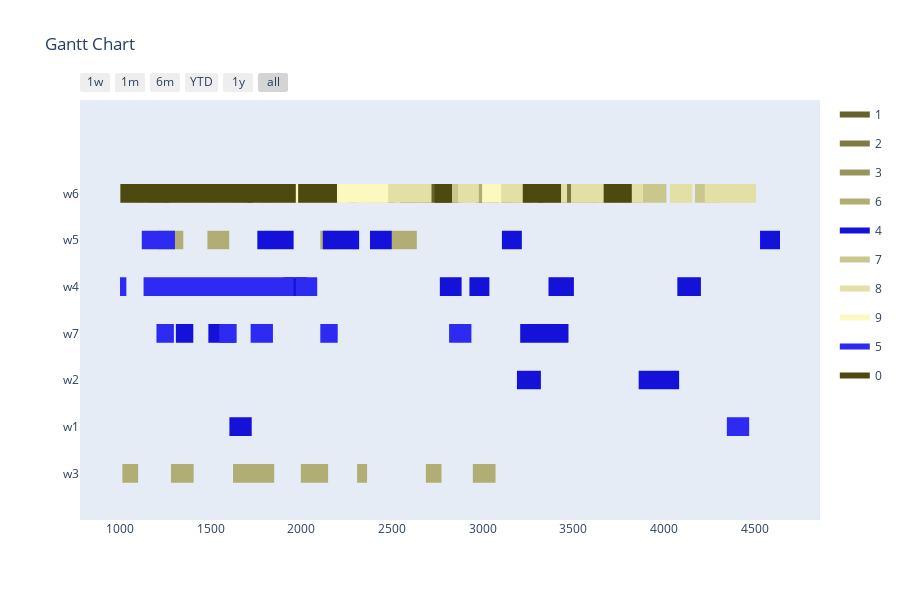

Write notebook code for a chart like this one.
### Markdown cell above
Config 4 - Randomized Mutation with "open" Planning Horizon

### Code cell
optimizer = BaseGA(env)
optimizer.configure('tardiness', 'twopointcrossover', 'roulettewheel', 'randomize')
last_time_slot = 0
for order in orders:
    if order[1] > last_time_slot:
        last_time_slot = order[1]
# all parameters after offspring_amount are optional (in this case -> verbose=True)
result, best_fitness_history, average_fitness_history, best_generation_history, feasible_gen = optimizer.optimize(orders, max_generations, earliest_time_slot, last_time_slot, population_size, offspring_amount, verbose=True)
workstation_assignments = reformat_result(result, orders, env)
visualize(workstation_assignments, best_fitness_history, average_fitness_history, best_generation_history, feasible_gen)

### Figure 1 — Plotly figure (JSON) as saved in the notebook; plotly's stock layout.template omitted (floating-point values rounded to 4 significant figures; data arrays with more than 128 entries replaced by an {"elided": "..."} marker saying what was removed)
{"data": [{"fill": "toself", "fillcolor": "rgb(101, 99, 41)", "hoverinfo": "name", "legendgroup": "rgb(101, 99, 41)", "mode": "none", "name": "1", "type": "scatter", "x": [2667, 2787, 2787, 2667, 2667, 1083, 1203, 1203, 1083, 1083, 579, 764, 764, 579, 579, 1486, 1671, 1671, 1486, 1486, 1569, 1679, 1679, 1569, 1569, 219, 339, 339, 219, 219, 2708, 2805, 2805, 2708, 2708, 1954, 2144, 2144, 1954, 1954, 2740, 2890, 2890, 2740, 2740, 716, 803, 803, 716, 716, 497, 612, 612, 497, 497, 648, 828, 828, 648, 648, 2083, 2203, 2203, 2083, 2083, 534, 654, 654, 534, 534, 2962, 3092, 3092, 2962, 2962, 1135, 1245, 1245, 1135, 1135, 281, 471, 471, 281, 281, 2543, 2663, 2663, 2543, 2543, 590, 710, 710, 590, 590, 438, 623, 623, 438, 438, 2377, 2502, 2502, 2377, 2377, 1853, 2013, 2013, 1853, 1853, 642, 752, 752, 642], "y": [5.8, 5.8, 6.2, 6.2, null, 5.8, 5.8, 6.2, 6.2, null, 5.8, 5.8, 6.2, 6.2, null, 5.8, 5.8, 6.2, 6.2, null, 5.8, 5.8, 6.2, 6.2, null, 5.8, 5.8, 6.2, 6.2, null, 5.8, 5.8, 6.2, 6.2, null, 5.8, 5.8, 6.2, 6.2, null, 5.8, 5.8, 6.2, 6.2, null, 5.8, 5.8, 6.2, 6.2, null, 5.8, 5.8, 6.2, 6.2, null, 5.8, 5.8, 6.2, 6.2, null, 5.8, 5.8, 6.2, 6.2, null, 5.8, 5.8, 6.2, 6.2, null, 5.8, 5.8, 6.2, 6.2, null, 5.8, 5.8, 6.2, 6.2, null, 5.8, 5.8, 6.2, 6.2, null, 5.8, 5.8, 6.2, 6.2, null, 5.8, 5.8, 6.2, 6.2, null, 5.8, 5.8, 6.2, 6.2, null, 5.8, 5.8, 6.2, 6.2, null, 5.8, 5.8, 6.2, 6.2, null, 5.8, 5.8, 6.2, 6.2]}, {"fill": "toself", "fillcolor": "rgb(126, 124, 66)", "hoverinfo": "name", "legendgroup": "rgb(126, 124, 66)", "mode": "none", "name": "2", "type": "scatter", "x": [3549, 3729, 3729, 3549, 3549, 966, 1126, 1126, 966, 966, 285, 400, 400, 285, 285, 3084, 3274, 3274, 3084, 3084, 2152, 2214, 2214, 2152, 2152, 1093, 1246, 1246, 1093, 1093, 1862, 1977, 1977, 1862, 1862, 3304, 3429, 3429, 3304, 3304, 3815, 3871, 3871, 3815, 3815, 2261, 2381, 2381, 2261, 2261, 321, 451, 451, 321, 321, 1421, 1551, 1551, 1421, 1421, 281, 471, 471, 281, 281, 1832, 1982, 1982, 1832, 1832, 3365, 3525, 3525, 3365, 3365, 3480, 3595, 3595, 3480, 3480, 1533, 1620, 1620, 1533, 1533, 601, 751, 751, 601, 601, 1243, 1363, 1363, 1243, 1243, 1167, 1317, 1317, 1167, 1167, 331, 427, 427, 331, 331, 313, 409, 409, 313, 313, 3494, 3604, 3604, 3494], "y": [5.8, 5.8, 6.2, 6.2, null, 5.8, 5.8, 6.2, 6.2, null, 5.8, 5.8, 6.2, 6.2, null, 5.8, 5.8, 6.2, 6.2, null, 5.8, 5.8, 6.2, 6.2, null, 5.8, 5.8, 6.2, 6.2, null, 5.8, 5.8, 6.2, 6.2, null, 5.8, 5.8, 6.2, 6.2, null, 5.8, 5.8, 6.2, 6.2, null, 5.8, 5.8, 6.2, 6.2, null, 5.8, 5.8, 6.2, 6.2, null, 5.8, 5.8, 6.2, 6.2, null, 5.8, 5.8, 6.2, 6.2, null, 5.8, 5.8, 6.2, 6.2, null, 5.8, 5.8, 6.2, 6.2, null, 5.8, 5.8, 6.2, 6.2, null, 5.8, 5.8, 6.2, 6.2, null, 5.8, 5.8, 6.2, 6.2, null, 5.8, 5.8, 6.2, 6.2, null, 5.8, 5.8, 6.2, 6.2, null, 5.8, 5.8, 6.2, 6.2, null, 5.8, 5.8, 6.2, 6.2, null, 5.8, 5.8, 6.2, 6.2]}, {"fill": "toself", "fillcolor": "rgb(151, 149, 91)", "hoverinfo": "name", "legendgroup": "rgb(151, 149, 91)", "mode": "none", "name": "3", "type": "scatter", "x": [412, 637, 637, 412, 412, 1376, 1590, 1590, 1376, 1376, 1239, 1375, 1375, 1239, 1239, 746, 882, 882, 746, 746, 1583, 1719, 1719, 1583, 1583, 2382, 2518, 2518, 2382, 2382, 1177, 1243, 1243, 1177, 1177, 1244, 1320, 1320, 1244, 1244, 1615, 1760, 1760, 1615, 1615, 1983, 2148, 2148, 1983, 1983, 1936, 2012, 2012, 1936, 1936, 1189, 1414, 1414, 1189, 1189, 2341, 2437, 2437, 2341, 2341, 2355, 2519, 2519, 2355, 2355, 2039, 2105, 2105, 2039], "y": [5.8, 5.8, 6.2, 6.2, null, 5.8, 5.8, 6.2, 6.2, null, 5.8, 5.8, 6.2, 6.2, null, 5.8, 5.8, 6.2, 6.2, null, 5.8, 5.8, 6.2, 6.2, null, 5.8, 5.8, 6.2, 6.2, null, 5.8, 5.8, 6.2, 6.2, null, 5.8, 5.8, 6.2, 6.2, null, 5.8, 5.8, 6.2, 6.2, null, 5.8, 5.8, 6.2, 6.2, null, 5.8, 5.8, 6.2, 6.2, null, 5.8, 5.8, 6.2, 6.2, null, 5.8, 5.8, 6.2, 6.2, null, 5.8, 5.8, 6.2, 6.2, null, 5.8, 5.8, 6.2, 6.2]}, {"fill": "toself", "fillcolor": "rgb(176, 174, 116)", "hoverinfo": "name", "legendgroup": "rgb(176, 174, 116)", "mode": "none", "name": "6", "type": "scatter", "x": [1744, 1849, 1849, 1744, 1744, 2962, 3028, 3028, 2962, 2962, 490, 640, 640, 490, 490, 2497, 2637, 2637, 2497, 2497, 1483, 1603, 1603, 1483, 1483, 1210, 1350, 1350, 1210, 1210, 2105, 2319, 2319, 2105, 2105, 1998, 2148, 2148, 1998, 1998, 1014, 1101, 1101, 1014, 1014, 2687, 2773, 2773, 2687, 2687, 1759, 1835, 1835, 1759, 1759, 758, 813, 813, 758, 758, 2308, 2363, 2363, 2308, 2308, 1282, 1407, 1407, 1282, 1282, 1667, 1754, 1754, 1667, 1667, 2946, 3071, 3071, 2946, 2946, 1747, 1833, 1833, 1747, 1747, 525, 611, 611, 525, 525, 2957, 3056, 3056, 2957, 2957, 1624, 1679, 1679, 1624, 1624, 1796, 1851, 1851, 1796], "y": [5.8, 5.8, 6.2, 6.2, null, 5.8, 5.8, 6.2, 6.2, null, 5.8, 5.8, 6.2, 6.2, null, 4.8, 4.8, 5.2, 5.2, null, 4.8, 4.8, 5.2, 5.2, null, 4.8, 4.8, 5.2, 5.2, null, 4.8, 4.8, 5.2, 5.2, null, -0.2, -0.2, 0.2, 0.2, null, -0.2, -0.2, 0.2, 0.2, null, -0.2, -0.2, 0.2, 0.2, null, -0.2, -0.2, 0.2, 0.2, null, -0.2, -0.2, 0.2, 0.2, null, -0.2, -0.2, 0.2, 0.2, null, -0.2, -0.2, 0.2, 0.2, null, -0.2, -0.2, 0.2, 0.2, null, -0.2, -0.2, 0.2, 0.2, null, -0.2, -0.2, 0.2, 0.2, null, -0.2, -0.2, 0.2, 0.2, null, -0.2, -0.2, 0.2, 0.2, null, -0.2, -0.2, 0.2, 0.2, null, -0.2, -0.2, 0.2, 0.2]}, {"fill": "toself", "fillcolor": "rgb(20, 18, 216)", "hoverinfo": "name", "legendgroup": "rgb(20, 18, 216)", "mode": "none", "name": "4", "type": "scatter", "x": [3106, 3216, 3216, 3106, 3106, 4529, 4639, 4639, 4529, 4529, 2379, 2499, 2499, 2379, 2379, 2119, 2319, 2319, 2119, 2119, 1758, 1958, 1958, 1758, 1758, 3363, 3503, 3503, 3363, 3363, 1902, 2032, 2032, 1902, 1902, 2764, 2884, 2884, 2764, 2764, 4073, 4203, 4203, 4073, 4073, 2927, 3037, 3037, 2927, 2927, 348, 458, 458, 348, 348, 3207, 3377, 3377, 3207, 3207, 3350, 3473, 3473, 3350, 3350, 1488, 1638, 1638, 1488, 1488, 1309, 1405, 1405, 1309, 1309, 3860, 4083, 4083, 3860, 3860, 3189, 3321, 3321, 3189, 3189, 1604, 1727, 1727, 1604], "y": [4.8, 4.8, 5.2, 5.2, null, 4.8, 4.8, 5.2, 5.2, null, 4.8, 4.8, 5.2, 5.2, null, 4.8, 4.8, 5.2, 5.2, null, 4.8, 4.8, 5.2, 5.2, null, 3.8, 3.8, 4.2, 4.2, null, 3.8, 3.8, 4.2, 4.2, null, 3.8, 3.8, 4.2, 4.2, null, 3.8, 3.8, 4.2, 4.2, null, 3.8, 3.8, 4.2, 4.2, null, 3.8, 3.8, 4.2, 4.2, null, 2.8, 2.8, 3.2, 3.2, null, 2.8, 2.8, 3.2, 3.2, null, 2.8, 2.8, 3.2, 3.2, null, 2.8, 2.8, 3.2, 3.2, null, 1.8, 1.8, 2.2, 2.2, null, 1.8, 1.8, 2.2, 2.2, null, 0.8, 0.8, 1.2, 1.2]}, {"fill": "toself", "fillcolor": "rgb(201, 199, 141)", "hoverinfo": "name", "legendgroup": "rgb(201, 199, 141)", "mode": "none", "name": "7", "type": "scatter", "x": [3814, 3939, 3939, 3814, 3814, 2089, 2174, 2174, 2089, 2089, 1846, 1911, 1911, 1846, 1846, 3748, 3813, 3813, 3748, 3748, 2816, 2892, 2892, 2816, 2816, 1118, 1251, 1251, 1118, 1118, 4170, 4314, 4314, 4170, 4170, 2244, 2389, 2389, 2244, 2244, 3792, 3856, 3856, 3792, 3792, 542, 606, 606, 542, 542, 3497, 3607, 3607, 3497, 3497, 523, 646, 646, 523, 523, 3627, 3749, 3749, 3627, 3627, 3869, 4013, 4013, 3869, 3869, 450, 560, 560, 450, 450, 3638, 3685, 3685, 3638, 3638, 626, 681, 681, 626, 626, 3167, 3232, 3232, 3167], "y": [5.8, 5.8, 6.2, 6.2, null, 5.8, 5.8, 6.2, 6.2, null, 5.8, 5.8, 6.2, 6.2, null, 5.8, 5.8, 6.2, 6.2, null, 5.8, 5.8, 6.2, 6.2, null, 5.8, 5.8, 6.2, 6.2, null, 5.8, 5.8, 6.2, 6.2, null, 5.8, 5.8, 6.2, 6.2, null, 5.8, 5.8, 6.2, 6.2, null, 5.8, 5.8, 6.2, 6.2, null, 5.8, 5.8, 6.2, 6.2, null, 5.8, 5.8, 6.2, 6.2, null, 5.8, 5.8, 6.2, 6.2, null, 5.8, 5.8, 6.2, 6.2, null, 5.8, 5.8, 6.2, 6.2, null, 5.8, 5.8, 6.2, 6.2, null, 5.8, 5.8, 6.2, 6.2, null, 5.8, 5.8, 6.2, 6.2]}, {"fill": "toself", "fillcolor": "rgb(226, 224, 166)", "hoverinfo": "name", "legendgroup": "rgb(226, 224, 166)", "mode": "none", "name": "8", "type": "scatter", "x": [1947, 2070, 2070, 1947, 1947, 3762, 3867, 3867, 3762, 3762, 2864, 2979, 2979, 2864, 2864, 2309, 2429, 2429, 2309, 2309, 2305, 2405, 2405, 2305, 2305, 2603, 2718, 2718, 2603, 2603, 4033, 4156, 4156, 4033, 4033, 3170, 3275, 3275, 3170, 3170, 3087, 3207, 3207, 3087, 3087, 3335, 3465, 3465, 3335, 3335, 3487, 3697, 3697, 3487, 3487, 2381, 2531, 2531, 2381, 2381, 1894, 2086, 2086, 1894, 1894, 2060, 2214, 2214, 2060, 2060, 2446, 2638, 2638, 2446, 2446, 4402, 4507, 4507, 4402, 4402, 4224, 4337, 4337, 4224, 4224, 1509, 1622, 1622, 1509, 1509, 1739, 1949, 1949, 1739, 1739, 3572, 3722, 3722, 3572, 3572, 2454, 2608, 2608, 2454, 2454, 3764, 3884, 3884, 3764, 3764, 4268, 4413, 4413, 4268], "y": [5.8, 5.8, 6.2, 6.2, null, 5.8, 5.8, 6.2, 6.2, null, 5.8, 5.8, 6.2, 6.2, null, 5.8, 5.8, 6.2, 6.2, null, 5.8, 5.8, 6.2, 6.2, null, 5.8, 5.8, 6.2, 6.2, null, 5.8, 5.8, 6.2, 6.2, null, 5.8, 5.8, 6.2, 6.2, null, 5.8, 5.8, 6.2, 6.2, null, 5.8, 5.8, 6.2, 6.2, null, 5.8, 5.8, 6.2, 6.2, null, 5.8, 5.8, 6.2, 6.2, null, 5.8, 5.8, 6.2, 6.2, null, 5.8, 5.8, 6.2, 6.2, null, 5.8, 5.8, 6.2, 6.2, null, 5.8, 5.8, 6.2, 6.2, null, 5.8, 5.8, 6.2, 6.2, null, 5.8, 5.8, 6.2, 6.2, null, 5.8, 5.8, 6.2, 6.2, null, 5.8, 5.8, 6.2, 6.2, null, 5.8, 5.8, 6.2, 6.2, null, 5.8, 5.8, 6.2, 6.2, null, 5.8, 5.8, 6.2, 6.2]}, {"fill": "toself", "fillcolor": "rgb(251, 249, 191)", "hoverinfo": "name", "legendgroup": "rgb(251, 249, 191)", "mode": "none", "name": "9", "type": "scatter", "x": {"elided": "134 int values"}, "y": {"elided": "134 float values"}}, {"fill": "toself", "fillcolor": "rgb(45, 43, 241)", "hoverinfo": "name", "legendgroup": "rgb(45, 43, 241)", "mode": "none", "name": "5", "type": "scatter", "x": [420, 525, 525, 420, 420, 602, 712, 712, 602, 602, 642, 762, 762, 642, 642, 1121, 1226, 1226, 1121, 1121, 1184, 1304, 1304, 1184, 1184, 1001, 1131, 1131, 1001, 1001, 906, 1036, 1036, 906, 906, 1958, 2088, 2088, 1958, 1958, 1548, 1644, 1644, 1548, 1548, 1202, 1298, 1298, 1202, 1202, 2815, 2938, 2938, 2815, 2815, 2105, 2201, 2201, 2105, 2105, 898, 994, 994, 898, 898, 1721, 1844, 1844, 1721, 1721, 469, 619, 619, 469, 469, 293, 516, 516, 293, 293, 4346, 4469, 4469, 4346, 4346, 527, 650, 650, 527], "y": [4.8, 4.8, 5.2, 5.2, null, 4.8, 4.8, 5.2, 5.2, null, 4.8, 4.8, 5.2, 5.2, null, 4.8, 4.8, 5.2, 5.2, null, 4.8, 4.8, 5.2, 5.2, null, 3.8, 3.8, 4.2, 4.2, null, 3.8, 3.8, 4.2, 4.2, null, 3.8, 3.8, 4.2, 4.2, null, 2.8, 2.8, 3.2, 3.2, null, 2.8, 2.8, 3.2, 3.2, null, 2.8, 2.8, 3.2, 3.2, null, 2.8, 2.8, 3.2, 3.2, null, 2.8, 2.8, 3.2, 3.2, null, 2.8, 2.8, 3.2, 3.2, null, 2.8, 2.8, 3.2, 3.2, null, 1.8, 1.8, 2.2, 2.2, null, 0.8, 0.8, 1.2, 1.2, null, 0.8, 0.8, 1.2, 1.2]}, {"fill": "toself", "fillcolor": "rgb(76, 74, 16)", "hoverinfo": "name", "legendgroup": "rgb(76, 74, 16)", "mode": "none", "name": "0", "type": "scatter", "x": [641, 707, 707, 641, 641, 420, 670, 670, 420, 420, 806, 948, 948, 806, 806, 3296, 3432, 3432, 3296, 3296, 510, 760, 760, 510, 510, 962, 1135, 1135, 962, 962, 350, 437, 437, 350, 350, 770, 915, 915, 770, 770, 789, 1003, 1003, 789, 789, 3221, 3386, 3386, 3221, 3221, 1983, 2197, 2197, 1983, 1983, 2735, 2831, 2831, 2735, 2735, 461, 526, 526, 461, 461, 3667, 3822, 3822, 3667, 3667, 269, 405, 405, 269], "y": [5.8, 5.8, 6.2, 6.2, null, 5.8, 5.8, 6.2, 6.2, null, 5.8, 5.8, 6.2, 6.2, null, 5.8, 5.8, 6.2, 6.2, null, 5.8, 5.8, 6.2, 6.2, null, 5.8, 5.8, 6.2, 6.2, null, 5.8, 5.8, 6.2, 6.2, null, 5.8, 5.8, 6.2, 6.2, null, 5.8, 5.8, 6.2, 6.2, null, 5.8, 5.8, 6.2, 6.2, null, 5.8, 5.8, 6.2, 6.2, null, 5.8, 5.8, 6.2, 6.2, null, 5.8, 5.8, 6.2, 6.2, null, 5.8, 5.8, 6.2, 6.2, null, 5.8, 5.8, 6.2, 6.2]}, {"legendgroup": "rgb(101, 99, 41)", "marker": {"color": "rgb(101, 99, 41)", "opacity": 0, "size": 1}, "mode": "markers", "name": "", "showlegend": false, "text": [null, null, null, null, null, null, null, null, null, null, null, null, null, null, null, null, null, null, null, null, null, null, null, null, null, null, null, null, null, null, null, null, null, null, null, null, null, null, null, null, null, null, null, null, null, null], "type": "scatter", "x": [2667, 2787, 1083, 1203, 579, 764, 1486, 1671, 1569, 1679, 219, 339, 2708, 2805, 1954, 2144, 2740, 2890, 716, 803, 497, 612, 648, 828, 2083, 2203, 534, 654, 2962, 3092, 1135, 1245, 281, 471, 2543, 2663, 590, 710, 438, 623, 2377, 2502, 1853, 2013, 642, 752], "y": [6, 6, 6, 6, 6, 6, 6, 6, 6, 6, 6, 6, 6, 6, 6, 6, 6, 6, 6, 6, 6, 6, 6, 6, 6, 6, 6, 6, 6, 6, 6, 6, 6, 6, 6, 6, 6, 6, 6, 6, 6, 6, 6, 6, 6, 6]}, {"legendgroup": "rgb(126, 124, 66)", "marker": {"color": "rgb(126, 124, 66)", "opacity": 0, "size": 1}, "mode": "markers", "name": "", "showlegend": false, "text": [null, null, null, null, null, null, null, null, null, null, null, null, null, null, null, null, null, null, null, null, null, null, null, null, null, null, null, null, null, null, null, null, null, null, null, null, null, null, null, null, null, null, null, null, null, null], "type": "scatter", "x": [3549, 3729, 966, 1126, 285, 400, 3084, 3274, 2152, 2214, 1093, 1246, 1862, 1977, 3304, 3429, 3815, 3871, 2261, 2381, 321, 451, 1421, 1551, 281, 471, 1832, 1982, 3365, 3525, 3480, 3595, 1533, 1620, 601, 751, 1243, 1363, 1167, 1317, 331, 427, 313, 409, 3494, 3604], "y": [6, 6, 6, 6, 6, 6, 6, 6, 6, 6, 6, 6, 6, 6, 6, 6, 6, 6, 6, 6, 6, 6, 6, 6, 6, 6, 6, 6, 6, 6, 6, 6, 6, 6, 6, 6, 6, 6, 6, 6, 6, 6, 6, 6, 6, 6]}, {"legendgroup": "rgb(151, 149, 91)", "marker": {"color": "rgb(151, 149, 91)", "opacity": 0, "size": 1}, "mode": "markers", "name": "", "showlegend": false, "text": [null, null, null, null, null, null, null, null, null, null, null, null, null, null, null, null, null, null, null, null, null, null, null, null, null, null, null, null, null, null], "type": "scatter", "x": [412, 637, 1376, 1590, 1239, 1375, 746, 882, 1583, 1719, 2382, 2518, 1177, 1243, 1244, 1320, 1615, 1760, 1983, 2148, 1936, 2012, 1189, 1414, 2341, 2437, 2355, 2519, 2039, 2105], "y": [6, 6, 6, 6, 6, 6, 6, 6, 6, 6, 6, 6, 6, 6, 6, 6, 6, 6, 6, 6, 6, 6, 6, 6, 6, 6, 6, 6, 6, 6]}, {"legendgroup": "rgb(176, 174, 116)", "marker": {"color": "rgb(176, 174, 116)", "opacity": 0, "size": 1}, "mode": "markers", "name": "", "showlegend": false, "text": [null, null, null, null, null, null, null, null, null, null, null, null, null, null, null, null, null, null, null, null, null, null, null, null, null, null, null, null, null, null, null, null, null, null, null, null, null, null, null, null, null, null], "type": "scatter", "x": [1744, 1849, 2962, 3028, 490, 640, 2497, 2637, 1483, 1603, 1210, 1350, 2105, 2319, 1998, 2148, 1014, 1101, 2687, 2773, 1759, 1835, 758, 813, 2308, 2363, 1282, 1407, 1667, 1754, 2946, 3071, 1747, 1833, 525, 611, 2957, 3056, 1624, 1679, 1796, 1851], "y": [6, 6, 6, 6, 6, 6, 5, 5, 5, 5, 5, 5, 5, 5, 0, 0, 0, 0, 0, 0, 0, 0, 0, 0, 0, 0, 0, 0, 0, 0, 0, 0, 0, 0, 0, 0, 0, 0, 0, 0, 0, 0]}, {"legendgroup": "rgb(20, 18, 216)", "marker": {"color": "rgb(20, 18, 216)", "opacity": 0, "size": 1}, "mode": "markers", "name": "", "showlegend": false, "text": [null, null, null, null, null, null, null, null, null, null, null, null, null, null, null, null, null, null, null, null, null, null, null, null, null, null, null, null, null, null, null, null, null, null, null, null], "type": "scatter", "x": [3106, 3216, 4529, 4639, 2379, 2499, 2119, 2319, 1758, 1958, 3363, 3503, 1902, 2032, 2764, 2884, 4073, 4203, 2927, 3037, 348, 458, 3207, 3377, 3350, 3473, 1488, 1638, 1309, 1405, 3860, 4083, 3189, 3321, 1604, 1727], "y": [5, 5, 5, 5, 5, 5, 5, 5, 5, 5, 4, 4, 4, 4, 4, 4, 4, 4, 4, 4, 4, 4, 3, 3, 3, 3, 3, 3, 3, 3, 2, 2, 2, 2, 1, 1]}, {"legendgroup": "rgb(201, 199, 141)", "marker": {"color": "rgb(201, 199, 141)", "opacity": 0, "size": 1}, "mode": "markers", "name": "", "showlegend": false, "text": [null, null, null, null, null, null, null, null, null, null, null, null, null, null, null, null, null, null, null, null, null, null, null, null, null, null, null, null, null, null, null, null, null, null, null, null], "type": "scatter", "x": [3814, 3939, 2089, 2174, 1846, 1911, 3748, 3813, 2816, 2892, 1118, 1251, 4170, 4314, 2244, 2389, 3792, 3856, 542, 606, 3497, 3607, 523, 646, 3627, 3749, 3869, 4013, 450, 560, 3638, 3685, 626, 681, 3167, 3232], "y": [6, 6, 6, 6, 6, 6, 6, 6, 6, 6, 6, 6, 6, 6, 6, 6, 6, 6, 6, 6, 6, 6, 6, 6, 6, 6, 6, 6, 6, 6, 6, 6, 6, 6, 6, 6]}, {"legendgroup": "rgb(226, 224, 166)", "marker": {"color": "rgb(226, 224, 166)", "opacity": 0, "size": 1}, "mode": "markers", "name": "", "showlegend": false, "text": [null, null, null, null, null, null, null, null, null, null, null, null, null, null, null, null, null, null, null, null, null, null, null, null, null, null, null, null, null, null, null, null, null, null, null, null, null, null, null, null, null, null, null, null, null, null], "type": "scatter", "x": [1947, 2070, 3762, 3867, 2864, 2979, 2309, 2429, 2305, 2405, 2603, 2718, 4033, 4156, 3170, 3275, 3087, 3207, 3335, 3465, 3487, 3697, 2381, 2531, 1894, 2086, 2060, 2214, 2446, 2638, 4402, 4507, 4224, 4337, 1509, 1622, 1739, 1949, 3572, 3722, 2454, 2608, 3764, 3884, 4268, 4413], "y": [6, 6, 6, 6, 6, 6, 6, 6, 6, 6, 6, 6, 6, 6, 6, 6, 6, 6, 6, 6, 6, 6, 6, 6, 6, 6, 6, 6, 6, 6, 6, 6, 6, 6, 6, 6, 6, 6, 6, 6, 6, 6, 6, 6, 6, 6]}, {"legendgroup": "rgb(251, 249, 191)", "marker": {"color": "rgb(251, 249, 191)", "opacity": 0, "size": 1}, "mode": "markers", "name": "", "showlegend": false, "text": [null, null, null, null, null, null, null, null, null, null, null, null, null, null, null, null, null, null, null, null, null, null, null, null, null, null, null, null, null, null, null, null, null, null, null, null, null, null, null, null, null, null, null, null, null, null, null, null, null, null, null, null, null, null], "type": "scatter", "x": [899, 1064, 466, 553, 2997, 3102, 323, 448, 569, 679, 1539, 1665, 1162, 1272, 2152, 2297, 549, 644, 2041, 2136, 2186, 2306, 352, 478, 1781, 1991, 1835, 1995, 2335, 2431, 1612, 1732, 2325, 2425, 1999, 2095, 1572, 1702, 1513, 1608, 2149, 2249, 2384, 2479, 2348, 2448, 2224, 2384, 2090, 2214, 329, 494, 479, 584], "y": [6, 6, 6, 6, 6, 6, 6, 6, 6, 6, 6, 6, 6, 6, 6, 6, 6, 6, 6, 6, 6, 6, 6, 6, 6, 6, 6, 6, 6, 6, 6, 6, 6, 6, 6, 6, 6, 6, 6, 6, 6, 6, 6, 6, 6, 6, 6, 6, 6, 6, 6, 6, 6, 6]}, {"legendgroup": "rgb(45, 43, 241)", "marker": {"color": "rgb(45, 43, 241)", "opacity": 0, "size": 1}, "mode": "markers", "name": "", "showlegend": false, "text": [null, null, null, null, null, null, null, null, null, null, null, null, null, null, null, null, null, null, null, null, null, null, null, null, null, null, null, null, null, null, null, null, null, null, null, null], "type": "scatter", "x": [420, 525, 602, 712, 642, 762, 1121, 1226, 1184, 1304, 1001, 1131, 906, 1036, 1958, 2088, 1548, 1644, 1202, 1298, 2815, 2938, 2105, 2201, 898, 994, 1721, 1844, 469, 619, 293, 516, 4346, 4469, 527, 650], "y": [5, 5, 5, 5, 5, 5, 5, 5, 5, 5, 4, 4, 4, 4, 4, 4, 3, 3, 3, 3, 3, 3, 3, 3, 3, 3, 3, 3, 3, 3, 2, 2, 1, 1, 1, 1]}, {"legendgroup": "rgb(76, 74, 16)", "marker": {"color": "rgb(76, 74, 16)", "opacity": 0, "size": 1}, "mode": "markers", "name": "", "showlegend": false, "text": [null, null, null, null, null, null, null, null, null, null, null, null, null, null, null, null, null, null, null, null, null, null, null, null, null, null, null, null, null, null], "type": "scatter", "x": [641, 707, 420, 670, 806, 948, 3296, 3432, 510, 760, 962, 1135, 350, 437, 770, 915, 789, 1003, 3221, 3386, 1983, 2197, 2735, 2831, 461, 526, 3667, 3822, 269, 405], "y": [6, 6, 6, 6, 6, 6, 6, 6, 6, 6, 6, 6, 6, 6, 6, 6, 6, 6, 6, 6, 6, 6, 6, 6, 6, 6, 6, 6, 6, 6]}], "layout": {"height": 600, "hovermode": "closest", "showlegend": true, "title": {"text": "Gantt Chart"}, "xaxis": {"rangeselector": {"buttons": [{"count": 7, "label": "1w", "step": "day", "stepmode": "backward"}, {"count": 1, "label": "1m", "step": "month", "stepmode": "backward"}, {"count": 6, "label": "6m", "step": "month", "stepmode": "backward"}, {"count": 1, "label": "YTD", "step": "year", "stepmode": "todate"}, {"count": 1, "label": "1y", "step": "year", "stepmode": "backward"}, {"step": "all"}]}, "showgrid": false, "type": "date", "zeroline": false}, "yaxis": {"autorange": false, "range": [-1, 8], "showgrid": false, "ticktext": ["w3", "w1", "w2", "w7", "w4", "w5", "w6"], "tickvals": [0, 1, 2, 3, 4, 5, 6], "zeroline": false}}}
